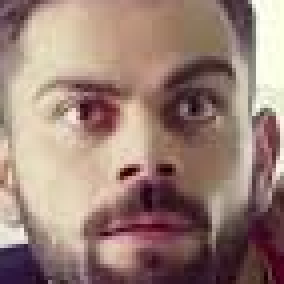
#> input picture model/data/virat_kohli/virat_kohli11.png, 71 x 71 px (shown 4 times larger)
$ jupyter execute --allow-errors sports_person_classifier_model.ipynb   (shell and % lines are left out)
#> lines starting #> are read from the running program, lines starting #| are printed output that depends on the picture; after the words box and inside, x2 and y2 are one past the last pixel; in counts of white or black regions, pixels touching at a corner belong together
[cell 1]
import numpy as np
import cv2
import matplotlib
from matplotlib import pyplot as plt

[cell 2]
img = cv2.imread('./data/virat_kohli/virat_kohli11.png')
#> img is the input picture: shape (71, 71, 3); mean B, G, R 119, 128.5, 155
img.shape
#> Out = (71, 71, 3)

[cell 3]
gray = cv2.cvtColor(img,cv2.COLOR_BGR2GRAY)
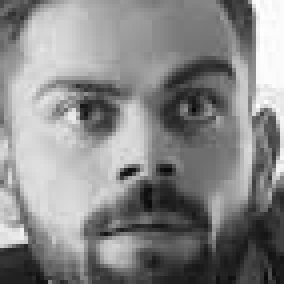
#> gray: shape (71, 71) (shown 4 times larger); min 8, max 254, mean 135.4
gray.shape
#> Out = (71, 71)

[cell 4]
gray

[cell 5]
plt.imshow(img,cmap='gray')

[cell 6]
face_cascade = cv2.CascadeClassifier('./opencv/haarcascades/haarcascade_frontalface_default.xml')
eye_cascade = cv2.CascadeClassifier('./opencv/haarcascades/haarcascade_eye.xml')

faces = face_cascade.detectMultiScale(gray,1.2)
#> faces = [[6, 5, 60, 60]]
faces
#> Out = [[6, 5, 60, 60]]

[cell 7]
(x,y,w,h) = faces[0]
#> x = 6; y = 5; w = 60; h = 60
x,y,w,h
#> Out = (6, 5, 60, 60)

[cell 8]
face_img = cv2.rectangle(img,(x,y),(x+w,y+h),(255,0,0),1)
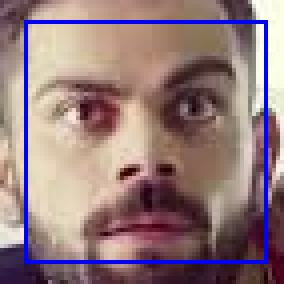
#> face_img: shape (71, 71, 3) (shown 4 times larger); mean B, G, R 125.1, 122.1, 147.4
plt.imshow(face_img)

[cell 9]
cv2.destroyAllWindows()
for (x,y,w,h) in faces:
    face_img = cv2.rectangle(img,(x,y),(x+w,y+h),(255,0,0),2)
    roi_gray = gray[y:y+h, x:x+w]
    roi_color = face_img[y:y+h, x:x+w]
    eyes = eye_cascade.detectMultiScale(roi_gray)
    for (ex,ey,ew,eh) in eyes:
        cv2.rectangle(roi_color,(ex,ey),(ex+ew,ey+eh),(0,255,0),2)
#> this loop made 1 pass
#> (x, y, w, h, eyes) on pass 1: (6, 5, 60, 60, [[31, 11, 22, 22], [4, 10, 25, 25]])
#> pass 1, `face_img = cv2.rectangle(img,(x,y),(x+w,y+h),(255,0,0),2)`:
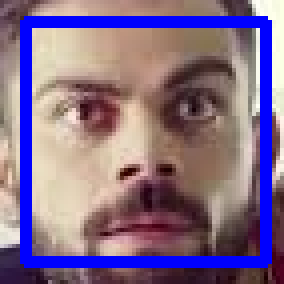
#> face_img: shape (71, 71, 3) (shown 4 times larger); 9.44% of pixels changed, all inside (x1, y1, x2, y2) = (5, 4, 68, 67)
#> after the loop:
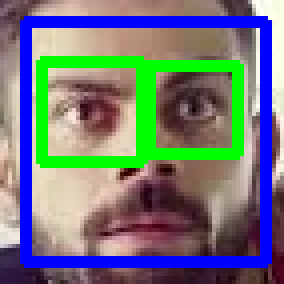
#> img: shape (71, 71, 3) (shown 4 times larger); mean B, G, R 122.7, 119.7, 113.1
#> after the loop:
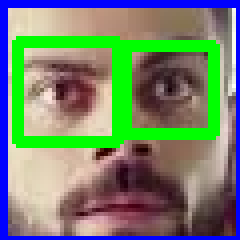
#> roi_color: shape (60, 60, 3) (shown 4 times larger); mean B, G, R 111.3, 131.7, 115.5


plt.figure()
plt.imshow(face_img, cmap='gray')
plt.show()

[cell 10]
def get_cropped_image_if_2_eyes(image_path):
#> called with image_path = './data/virat_kohli/virat_kohli11.png'
    img = cv2.imread(image_path)
    gray = cv2.cvtColor(img,cv2.COLOR_BGR2GRAY)
    faces = face_cascade.detectMultiScale(gray,1.3)
#> faces = [[2, 2, 69, 69]]
    for (x,y,w,h) in faces:
        roi_gray = gray[y:y+h,x:x+w]
        roi_color = img[y:y+h,x:x+w]
        eyes = eye_cascade.detectMultiScale(roi_gray)
        if len(eyes) >= 2 :
            return roi_color
#> this loop made 1 pass
#> (x, y, w, h, eyes) on pass 1: (2, 2, 69, 69, [[7, 12, 27, 27], [36, 13, 23, 23]])
#> pass 1, in get_cropped_image_if_2_eyes, `roi_gray = gray[y:y+h,x:x+w]`:
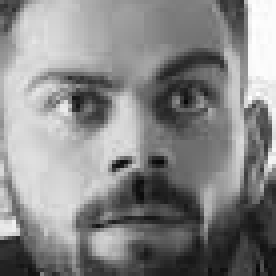
#> roi_gray: shape (69, 69) (shown 4 times larger); min 8, max 254, mean 135
#> pass 1, in get_cropped_image_if_2_eyes, `roi_color = img[y:y+h,x:x+w]`:
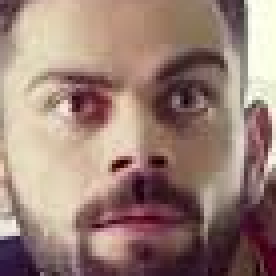
#> roi_color: shape (69, 69, 3) (shown 4 times larger); mean B, G, R 118.4, 128.1, 154.7

[cell 11]
path_to_data = './data'
path_to_cr_data = './data/cropped'

[cell 12]
import os
img_dirs =[]
for entry in os.scandir(path_to_data):
    if entry.is_dir():
        print(entry.path)
        img_dirs.append(entry.path)

[cell 13]
import shutil
if os.path.exists(path_to_cr_data):
    shutil.rmtree(path_to_cr_data)
os.mkdir(path_to_cr_data)

[cell 14]
cropped_image_dirs = []
celebrity_file_names_dict = {}
#> (the rest of this cell did not finish here and is left out)

[cell 15]
import numpy as np
import pywt
import cv2

def w2d(img, mode='haar', level=1):
#> called with mode = 'db1', level = 5
    imArray = img
    #Datatype conversions
    #convert to grayscale
    imArray = cv2.cvtColor( imArray,cv2.COLOR_RGB2GRAY )
    #convert to float
    imArray =  np.float32(imArray)
    imArray /= 255;
    # compute coefficients
    coeffs=pywt.wavedec2(imArray, mode, level=level)
#> coeffs = 6 items

    #Process Coefficients
    coeffs_H=list(coeffs)
#> coeffs_H = 6 items
    coeffs_H[0] *= 0;

    # reconstruction
    imArray_H=pywt.waverec2(coeffs_H, mode);
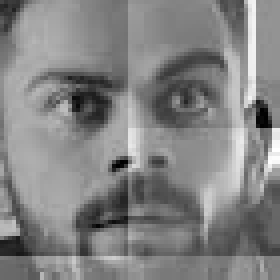
#> imArray_H: shape (70, 70) float32 (shown 4 times larger); min -0.625, max 0.586, mean -0.000888; drawn with min black and max white
    imArray_H *= 255;
    imArray_H =  np.uint8(imArray_H)
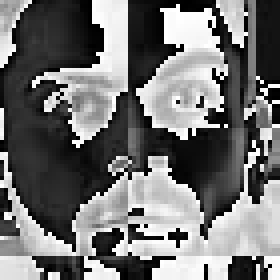
#> imArray_H: shape (70, 70) (shown 4 times larger); min 0, max 255, mean 114.8

    return imArray_H

[cell 16]
celebrity_file_names_dict

[cell 17]
class_dict = {}
count = 0
for celebrity_name in celebrity_file_names_dict.keys():
    class_dict[celebrity_name] = count
    count = count + 1
class_dict

[cell 18]
X, y = [], []
for celebrity_name , training_files in celebrity_file_names_dict.items():
    for training_image in training_files:
        img = cv2.imread(training_image)
        scalled_raw_img = cv2.resize(img,(32,32))
        img_har = w2d(img,'db1',5)
        scalled_img_har = cv2.resize(img_har,(32,32))
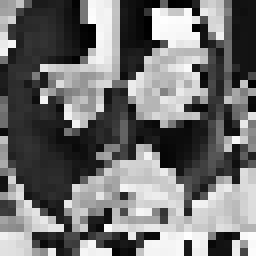
#> scalled_img_har: shape (32, 32) (shown 8 times larger); min 0, max 254, mean 113.8
        combined_img = np.vstack((scalled_raw_img.reshape(32*32*3,1),scalled_img_har.reshape(32*32,1)))
#> combined_img = 4096 values, max 255 at index 280, min 0 at index 3091, mean 128.5
        X.append(combined_img)
        y.append(class_dict[celebrity_name])

[cell 19]
len(X[0]) , 32*32*3 + 32*32
#> Out = (4096, 4096)

[cell 20]
X = np.array(X).reshape(len(X),4096).astype(float)
X.shape
#> Out = (1, 4096)
